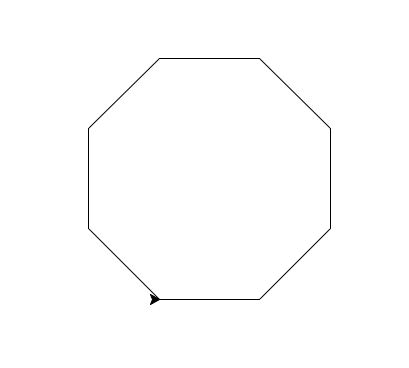

The script that drew this image:
from turtle import *

# problem: draw an octogon

# my solution: I draw one face of the octogon and then turn 45 dregree on the left.
# I repeat this operation 8 times.
# The octogon will be drawn anticlockwise

# # This is an octogon
# forward(100)
# left(45)
forward(100)
left(45)
forward(100)
left(45)
forward(100)
left(45)
forward(100)
left(45)
forward(100)
left(45)
forward(100)
left(45)
forward(100)
# left(45)

# This is an octogon (using a loop)
for n in range(8):
   forward(100)
   left(45)

done()
